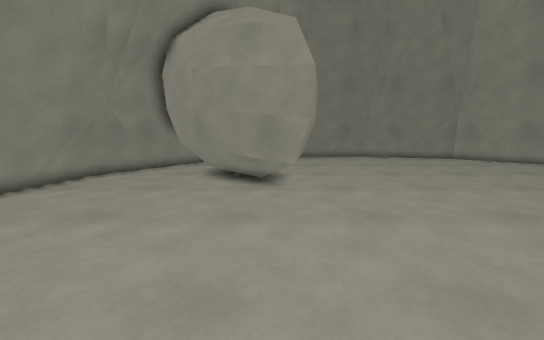
view 1 (above)

20 first-person views from a walk through a Godot game level. The camera is 1.2 m above the floor, tilts 8° down and sees 90° across. The floor is counted in squares, 0.5 m on a side. Each view is taken from the middle of a square. On the plan, view 1 faces up. The plan holds only what a view shows up to about 18 squares ahead; the rest is blank.

view 2
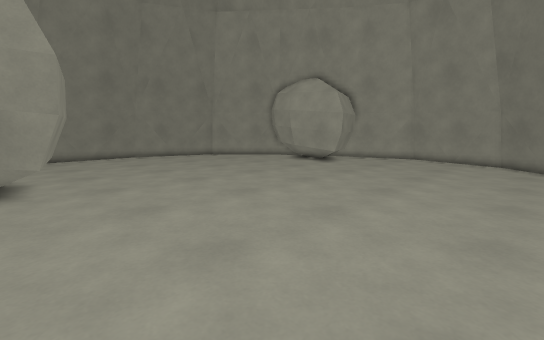

view 3
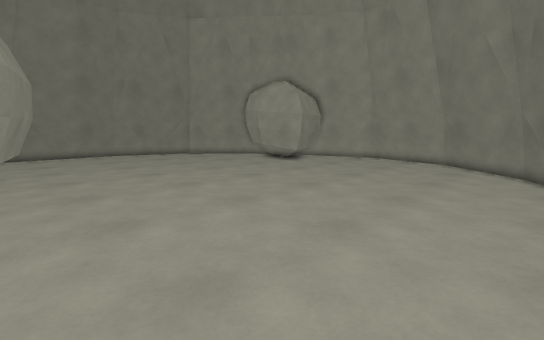

view 4
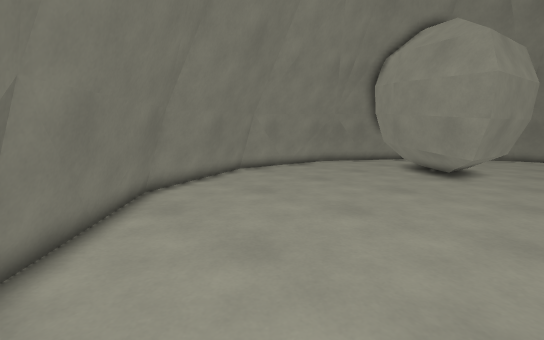

view 5
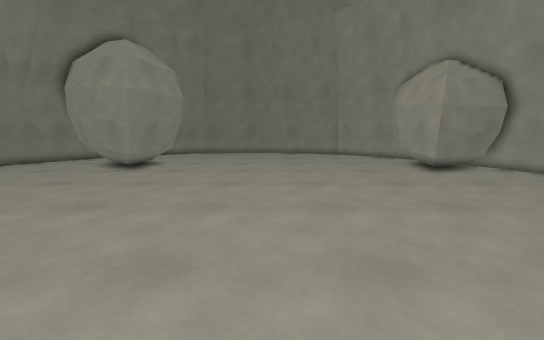

view 6
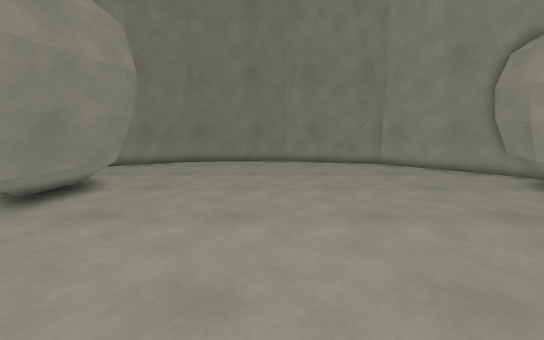

view 7
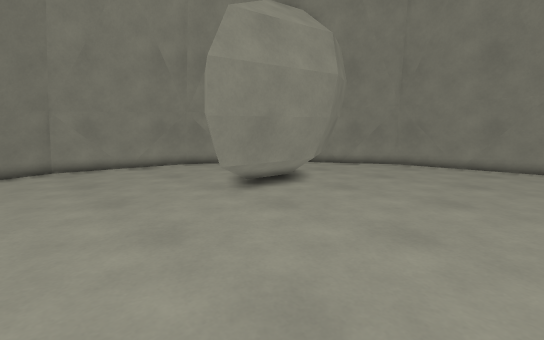

view 8
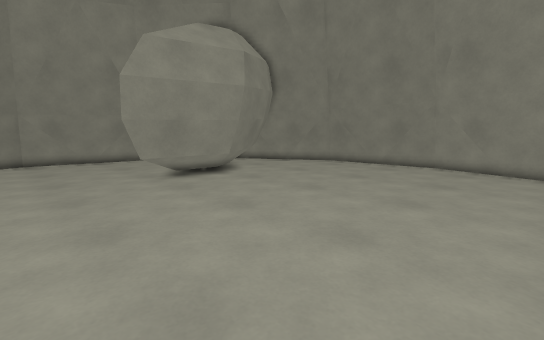

view 9
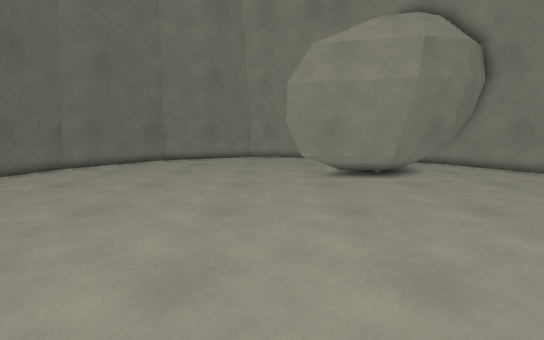

view 10
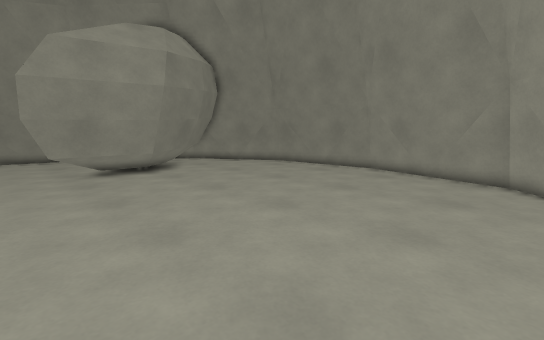

view 11
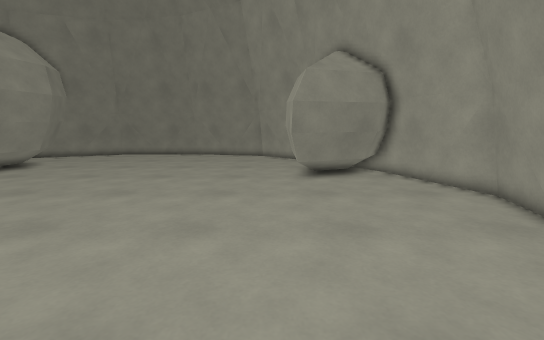

view 12
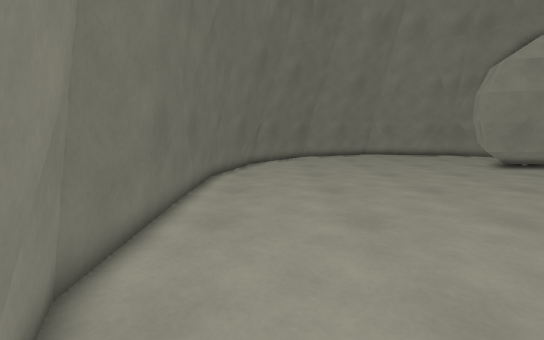

view 13
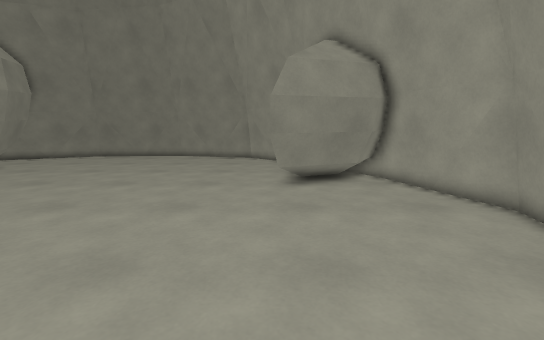

view 14
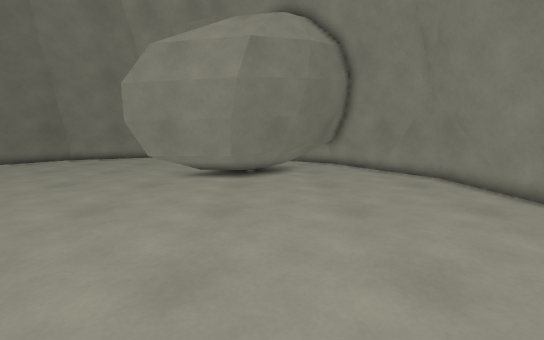

view 15
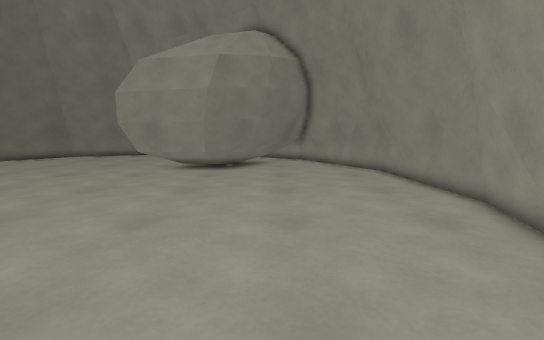

view 16
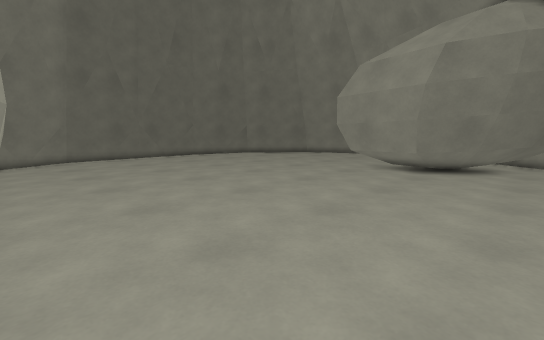

view 17
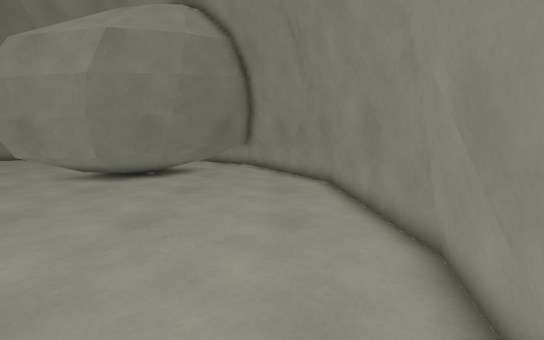

view 18
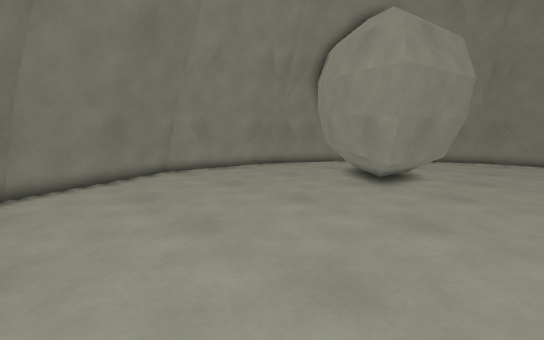

view 19
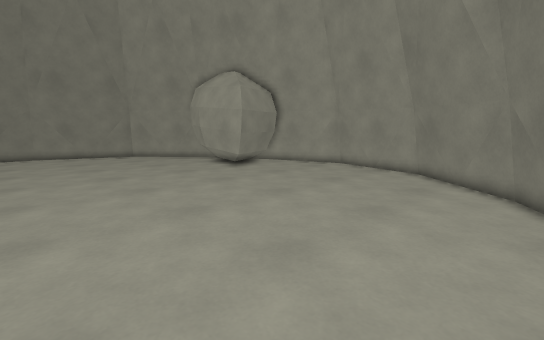

view 20
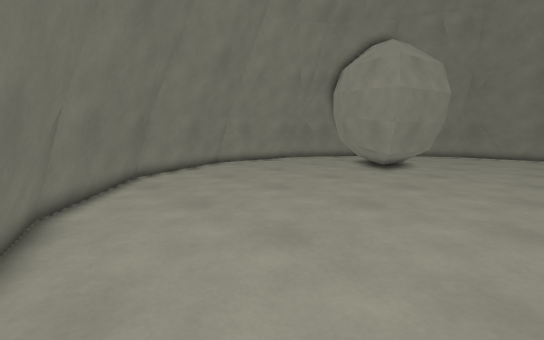

### Floor plan
Key: @ floor where view 1 was taken; # wall or solid block; . floor; = window, fence, low wall or low ledge.
Columns run from 9 left of view 1 to 25 right of it. Each row starts with its distance up from view 1.
 26                 #####
 25          ######## .#####
 24        ####...........####
 23        ##................##
 22        #..................##
 21        ##..................##
 20        ###..................##
 19         ###..................#
 18          ##.................
 17           ##................#
 16 ####      ##...............##
 15 ##. #      #...............#
 14 #...##     #...............#
 13 #....##    #...............#
 12 #.....### ##...............#
 11 #.......####...............#######
 10 #........##................###...##
  9 #................................##
  8 #.................................#
  7 #.................................#
  6 #.................................#
  5 #................................##
  4 ##...............................#
  3 ##...............................#
  2  ##.............................##
  1  ##.............................##
  0   ##.....@.....................##
 -1   ###.........................##
 -2    =###......................##
 -3      ###....................##
 -4       ####................###
 -5         #####...........###
 -6            ##############

Positions as (right, up) in squares from view 1, and headings:
1: (0, 0), facing up
2: (0, -1), facing up-right
3: (1, -4), facing up-right
4: (3, -4), facing up-left
5: (9, -5), facing up
6: (8, 4), facing up
7: (9, 5), facing up-left
8: (14, 6), facing up-left
9: (15, 9), facing left
10: (17, 9), facing up-left
11: (17, -3), facing up
12: (18, -3), facing left
13: (18, -1), facing up
14: (15, 17), facing left
15: (18, 19), facing left
16: (18, 20), facing down-left
17: (14, 23), facing left
18: (5, 0), facing up-left
19: (7, -4), facing up-right
20: (7, -5), facing up-left
